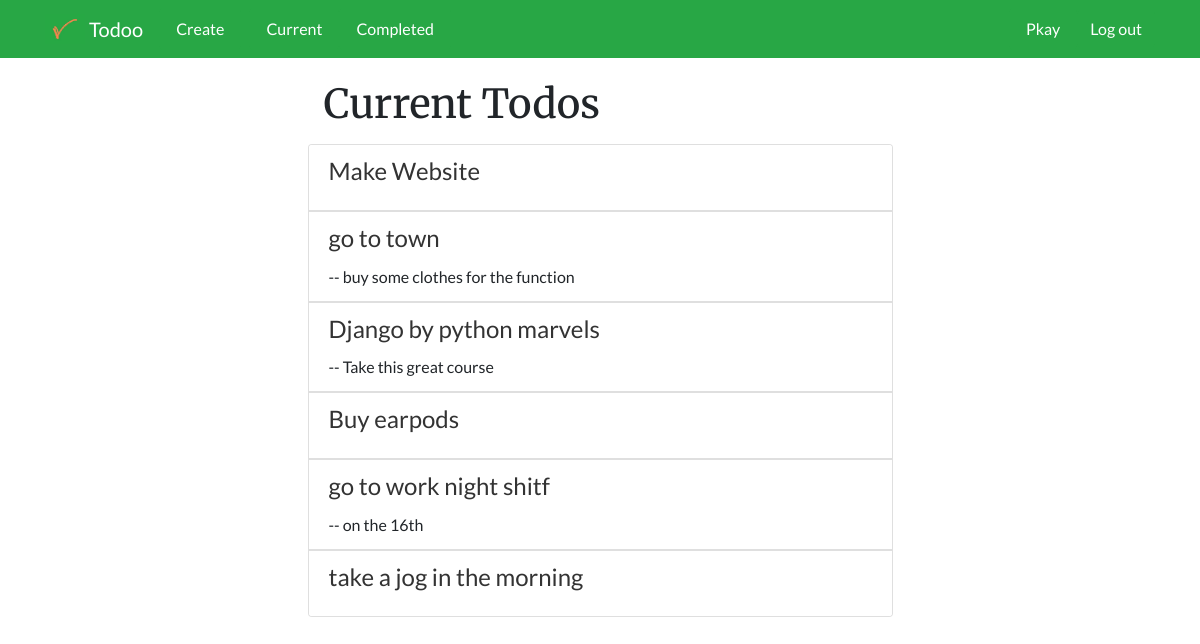
/current/ (signed in), run on the app's committed database.
### todo/models.py (models this page shows, shortened)
class Todo(models.Model):
  title = models.CharField(max_length=75)
  memo = models.TextField(blank=True)
  important = models.BooleanField(default=False)
  created = models.DateTimeField(auto_now_add=True)
  datecompleted = models.DateTimeField(null=True, blank=True)
  user = models.ForeignKey(User, on_delete=models.CASCADE)

### todo/views.py (the view)
# urls.py: path('current/', views.currenttodos, name='currenttodos'),
@login_required
def currenttodos(request):
  todos = Todo.objects.filter(user = request.user, datecompleted__isnull=True)
  return render(request, 'todo/currenttodos.html', {'todos':todos})

### todo/templates/todo/currenttodos.html (shortened to what this page needs)
{% extends 'todo/base.html' %}
{% block content %}
  <div class="div">
    <div class="row">
      <div class="col-md-6 mx-auto mt-5">
        <h4 class="mb-3 pl-3 h-lg">
          Current Todos
        </h4>
        {% if todos %}
        <div class="card">
          {% for todo in todos %}
              <ul class="list-group list-group-flush">
              {% if todo.important %}
                <li class="list-group-item bg-completed">
                  <a class="card-link todo-link" href="{% url 'viewtodo' todo.id %}">
                        <h4 class="card-title">
                          {{ todo.title }}
                        </h4>
                  </a>
                  {% if todo.memo %}
                   -- {{ todo.memo }}
                  {% endif %}
                </li>
              {% else %}
                <li class="list-group-item ">
                  <a class="card-link todo-link" href="{% url 'viewtodo' todo.id %}">
                    <h4 class="card-title">
                       {{ todo.title }}
                    </h4>
                  </a>
                    {% if todo.memo %}
                    -- {{ todo.memo }}
                    {% endif %}
                  </li>
              {% endif %}
              </ul>
            {% endfor %}
          {% endif %}
     {% endblock content %}

### todo/templates/todo/base.html (shortened to what this page needs)
{% load static %}
<!doctype html>
<html lang="en">
  <head>
    <link rel="stylesheet" href="https://cdn.jsdelivr.net/npm/bootstrap@4.5.3/dist/css/bootstrap.min.css">
    <link rel="stylesheet" href="{% static 'todo/styles.css'%}" type="text/css">
  </head>
  <body>
    <div>
      {% if user.is_authenticated %}
      <header class="my-navbar">
        <nav class=" navbar navbar-expand-lg bg-success text-white">
          <div class="container">
            <a class="navbar-brand text-white" href="{% url 'home' %}">
              <img src="{% static 'todo/my-log.jpg' %}" width="40" height="30" class="d-inline-block align-top" alt="" loading="lazy">
              Todoo
            </a>
            <ul class="nav">
              <li class="nav-item mr-2">
                <a class="nav-link btn btn-success text-white" href="{% url 'createtodo' %}"> Create </a>
              </li>
              <li class="nav-item">
                <a  href="{% url 'currenttodos' %}" class="nav-link btn btn-success text-white">Current</a>
              </li>
              <li class="nav-item">
                <a  href="{% url 'completed' %}" class="nav-link btn btn-success text-white">Completed</a>
              </li>
            </ul>
            <ul class="collapse navbar-collapse nav justify-content-end text-white " id="navbarSupportedContent">
                  <li class="nav-item">
                    <a  href="{% url 'currenttodos' %}" class="nav-link btn btn-success text-white">{{ user.username }}</a>
                  </li>
                  <li class="nav-item">
                    <form action ="{% url 'logout_request' %}"  method="POST">
                      <button class="btn btn-success text-white" type="submit">
                        Log out
                      </button>
                    </form>
                  </li>
            </ul>
          </div>
        </nav>
      </header>
          {% endif %}
    </div>
  </body>
</html>
{% block content %}{% endblock content %}

### todo/static/todo/styles.css (style rules this page uses)
* { padding: 0; margin: 0; }
body { font-family: 'Lato', sans-serif; }
.my-navbar { width: 100vw; height: 2rem; }
.todo-link:link { color: #333; }
.h-lg { font-family: 'Merriweather', serif; font-size: 2.5rem; }
.card-title { font-weight: normal; }

### data on the page
Todo: title "Make Website"
Todo: title "go to town", memo "buy some clothes for the function"
Todo: title "Django by python marvels", memo "Take this great course"
Todo: title "Buy earpods"
Todo: title "go to work night shitf", memo "on the 16th"
Todo: title "take a jog in the morning"

### other printed values
{{ user.username }} "Pkay"
